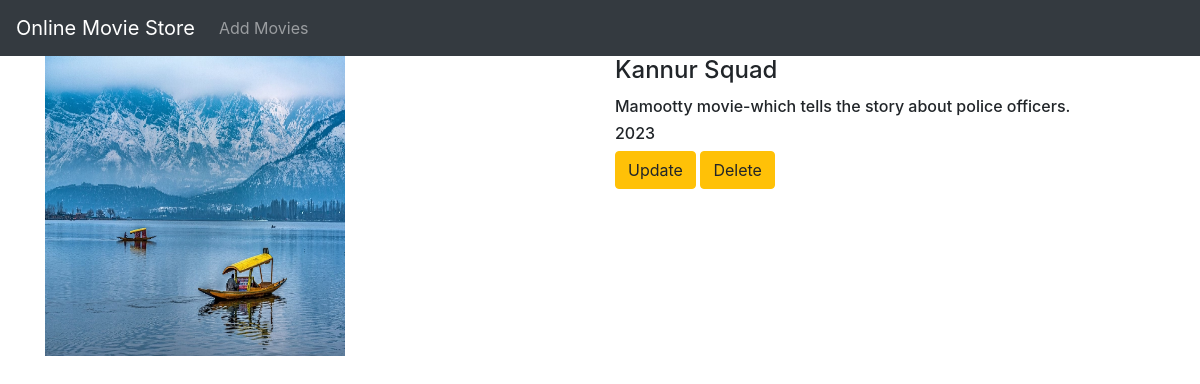
/movie/3/, run on the app's committed database.
### movieapp1/models.py (models this page shows, shortened)
class Movies(models.Model):
    name=models.CharField(max_length=250)
    desc=models.TextField()
    year=models.IntegerField()
    img=models.ImageField(upload_to='gallery')

### movieapp1/views.py (the view)
# urls.py: path('movie/<int:movie_id>/', views.details, name='details'),
def details(request,movie_id):
    movie1=Movies.objects.get(id=movie_id)
    return render(request, "detail.html", {'mve': movie1})

### templates/detail.html
{% extends 'base.html' %}
{% block body %}
<div class="container">
    <div class="row">
        <div class="col-md-6">
            <img src="{{mve.img.url}}" width="300" height="300">
        </div>
        <div class="col-md-6">
            <h4 class="card-title">{{mve.name}}</h4>
            <h6 class="card-text">{{mve.desc}}</h6>
            <h6 class="card-text">{{mve.year}}</h6>
            <a href="{% url 'movieapp1:update' mve.id %}" class="btn btn-warning">Update</a>
            <a href="{% url 'movieapp1:delete' mve.id %}" class="btn btn-warning">Delete</a>
        </div>
    </div>
</div>
{% endblock %}

### static/style.css (style rules this page uses)
body { background-color:white; }

### data on the page
Movies: img (picture), name "Kannur Squad", desc "Mamootty movie-which tells the story about police officers.", year "2023"
